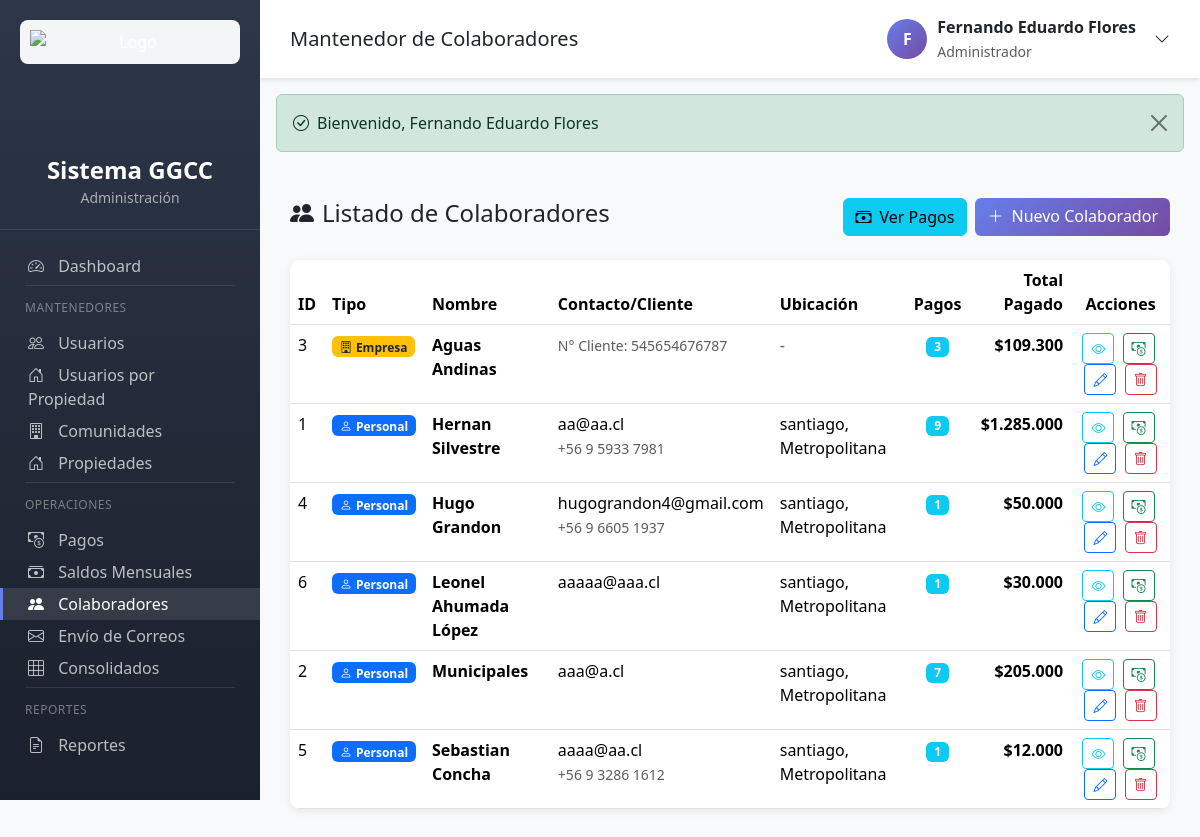
The app's page /colaboradores.php (signed in), older data.
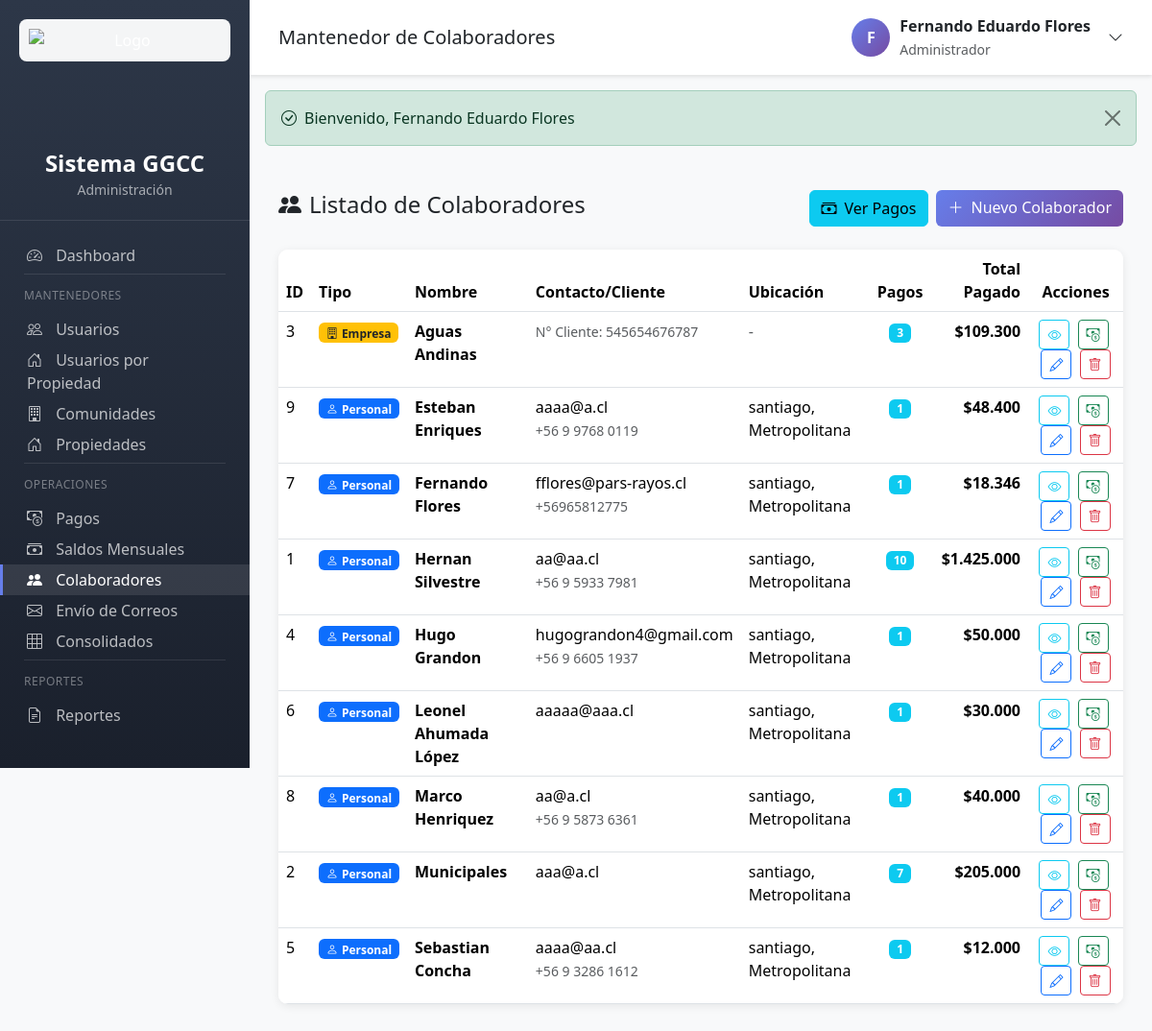
The same page, newer data.
### tables this page shows
CREATE TABLE `colaboradores` (
  `id` int(11) NOT NULL AUTO_INCREMENT,
  `tipo_colaborador` enum('personal','empresa') DEFAULT 'personal',
  `nombre` varchar(100) NOT NULL,
  `email` varchar(100) NOT NULL,
  `whatsapp` varchar(20) DEFAULT NULL,
  `direccion` text NOT NULL,
  `region` varchar(100) NOT NULL,
  `comuna` varchar(100) NOT NULL,
  `activo` tinyint(1) DEFAULT 1,
  `created_at` timestamp NOT NULL DEFAULT current_timestamp(),
  `updated_at` timestamp NOT NULL DEFAULT current_timestamp() ON UPDATE current_timestamp(),
  `banco` varchar(100) DEFAULT NULL,
  `tipo_cuenta` enum('corriente','vista') DEFAULT NULL,
  `numero_cuenta` varchar(50) DEFAULT NULL,
  `numero_cliente` varchar(50) DEFAULT NULL,
  PRIMARY KEY (`id`),
  KEY `idx_nombre` (`nombre`),
  KEY `idx_activo` (`activo`),
  KEY `idx_comuna` (`comuna`)
);

### app/controllers/ColaboradoresController.php (called while the page is built, shortened)
<?php
class ColaboradoresController {
    private Colaborador $colaboradorModel;
    public function __construct() {
        $this->colaboradorModel = new Colaborador();
    }
    public function index(): void {
        $pagination = getPaginationParams(20);
        $colaboradores = $this->colaboradorModel->getAllWithPagosCountPaginated($pagination['offset'], $pagination['perPage']);
        require_once VIEWS_PATH . '/colaboradores/index.php';
    }
}

### config/config.php (called while the page is built, shortened)
<?php
spl_autoload_register(function ($class) {
    $paths = [
        APP_PATH . '/controllers/',
        APP_PATH . '/models/',
        APP_PATH . '/helpers/'
    ];
    foreach ($paths as $path) {
        $file = $path . $class . '.php';
        if (file_exists($file)) {
            return;
        }
    }
});
function e(string $text): string {
    return htmlspecialchars($text, ENT_QUOTES, 'UTF-8');
}
function formatMoney(float $amount): string {
    return '$' . number_format($amount, 0, ',', '.');
}
require_once APP_PATH . '/helpers/PaginationHelper.php';

### config/database.php (called while the page is built, shortened)
<?php
class Database {
    private static ?PDO $instance = null;
    public static function getConnection(): PDO {
        if (self::$instance === null) {
            try {
                $dsn = "mysql:host=" . DB_HOST . ";dbname=" . DB_NAME . ";charset=" . DB_CHARSET;
                $options = [
                    PDO::ATTR_ERRMODE => PDO::ERRMODE_EXCEPTION,
                    PDO::ATTR_DEFAULT_FETCH_MODE => PDO::FETCH_ASSOC,
                    PDO::ATTR_EMULATE_PREPARES => false,
                    PDO::MYSQL_ATTR_INIT_COMMAND => "SET NAMES " . DB_CHARSET . " COLLATE utf8mb4_unicode_ci"
                ];
                self::$instance = new PDO($dsn, DB_USER, DB_PASS, $options);
            } catch (PDOException $e) {
                throw new Exception("Error de conexión a la base de datos: " . $e->getMessage());
            }
        }
        return self::$instance;
    }
}
function getDB(): PDO {
    return Database::getConnection();
}

### app/helpers/PaginationHelper.php (called while the page is built, shortened)
<?php
class PaginationHelper {
    public static function getParams(int $defaultPerPage = 20): array {
        $page = isset($_GET['page']) ? (int) $_GET['page'] : 1;
        $perPage = isset($_GET['per_page']) ? (int) $_GET['per_page'] : $defaultPerPage;
        $offset = ($page - 1) * $perPage;
        return [
            'page' => $page,
            'perPage' => $perPage,
            'offset' => $offset
        ];
    }
}
function getPaginationParams(int $defaultPerPage = 20): array {
    return PaginationHelper::getParams($defaultPerPage);
}

### app/models/Model.php (called while the page is built, shortened)
<?php
abstract class Model {
    public function __construct() {
        $this->db = getDB();
    }
}

### app/models/Colaborador.php (called while the page is built, shortened)
<?php
require_once __DIR__ . '/Model.php';
class Colaborador extends Model {
    protected string $table = 'colaboradores';
    public function getAllWithPagosCountPaginated(int $offset, int $limit): array {
        $sql = "SELECT c.*,
                       COUNT(pc.id) as total_pagos,
                       COALESCE(SUM(pc.monto), 0) as total_pagado
                FROM {$this->table} c
                LEFT JOIN pagos_colaboradores pc ON c.id = pc.colaborador_id
                WHERE c.activo = 1
                GROUP BY c.id
                ORDER BY c.nombre ASC
                LIMIT :limit OFFSET :offset";
        $stmt = $this->db->prepare($sql);
        $stmt->bindValue(':limit', $limit, PDO::PARAM_INT);
        $stmt->bindValue(':offset', $offset, PDO::PARAM_INT);
        $stmt->execute();
        return $stmt->fetchAll();
    }
}

### app/views/colaboradores/index.php (the view, shortened to what the changed rows need)
<?php
require_once __DIR__ . '/../partials/header.php';
?>
<div class="table-container">
    <div class="table-body">
        <table class="table table-hover mb-0">
            <thead>
                <tr>
                    <th>ID</th>
                    <th>Tipo</th>
                    <th>Nombre</th>
                    <th>Contacto/Cliente</th>
                    <th>Ubicación</th>
                    <th class="text-center">Pagos</th>
                    <th class="text-end">Total Pagado</th>
                    <th class="text-center">Acciones</th>
                </tr>
            </thead>
            <tbody>
                <?php if (empty($colaboradores)): ?>
                    <tr>
                        <td colspan="8" class="text-center text-muted py-5">
                            <i class="bi bi-people display-4 d-block mb-3"></i>
                            No hay colaboradores registrados
                        </td>
                    </tr>
                <?php else: ?>
                    <?php foreach ($colaboradores as $colaborador):
                        $isEmpresa = ($colaborador['tipo_colaborador'] ?? 'personal') === 'empresa';
                        $tipoBadge = $isEmpresa ? 'bg-warning text-dark' : 'bg-primary';
                        $tipoIcon = $isEmpresa ? 'building' : 'person';
                        $tipoLabel = $isEmpresa ? 'Empresa' : 'Personal';
                    ?>
                        <tr>
                            <td><?= $colaborador['id'] ?></td>
                            <td>
                                <span class="badge <?= $tipoBadge ?>">
                                    <i class="bi bi-<?= $tipoIcon ?> me-1"></i><?= $tipoLabel ?>
                                </span>
                            </td>
                            <td>
                                <strong><?= e($colaborador['nombre']) ?></strong>
                            </td>
                            <td>
                                <?php if ($isEmpresa): ?>
                                    <small class="text-muted">N° Cliente: <?= e($colaborador['numero_cliente'] ?? 'N/A') ?></small>
                                <?php else: ?>
                                    <?= e($colaborador['email']) ?><br>
                                    <small class="text-muted"><?= e($colaborador['whatsapp']) ?></small>
                                <?php endif; ?>
                            </td>
                            <td>
                                <?php if ($isEmpresa): ?>
                                    <span class="text-muted">-</span>
                                <?php else: ?>
                                    <?= e($colaborador['comuna']) ?>, <?= e($colaborador['region']) ?>
                                <?php endif; ?>
                            </td>
                            <td class="text-center">
                                <span class="badge bg-info"><?= $colaborador['total_pagos'] ?></span>
                            </td>
                            <td class="text-end fw-bold">
                                <?= formatMoney((float)$colaborador['total_pagado']) ?>
                            </td>
                            <td class="text-center">
                                <a href="colaboradores.php?action=show&id=<?= $colaborador['id'] ?>"
                                   class="btn btn-sm btn-outline-info me-1" title="Ver Detalle">
                                    <i class="bi bi-eye"></i>
                                </a>
                                <a href="colaboradores.php?action=createPago&colaborador_id=<?= $colaborador['id'] ?>"
                                   class="btn btn-sm btn-outline-success me-1" title="Registrar Pago">
                                    <i class="bi bi-cash-coin"></i>
                                </a>
                                <a href="colaboradores.php?action=edit&id=<?= $colaborador['id'] ?>"
                                   class="btn btn-sm btn-outline-primary me-1" title="Editar">
                                    <i class="bi bi-pencil"></i>
                                </a>
                                <a href="colaboradores.php?action=delete&id=<?= $colaborador['id'] ?>"
                                   class="btn btn-sm btn-outline-danger"
                                   title="Eliminar"
                                   onclick="return confirm('¿Está seguro de eliminar este colaborador?')">
                                    <i class="bi bi-trash"></i>
                                </a>
                            </td>
                        </tr>
                    <?php endforeach; ?>
                <?php endif; ?>
            </tbody>
        </table>
    </div>
</div>
<?php require_once __DIR__ . '/../partials/footer.php'; ?>

Row changes from the older to the newer data that the page shows:
added colaboradores: id "9", tipo_colaborador "Personal", nombre "Esteban Enriques", email "aaaa@a.cl", whatsapp "+56 9 9768 0119", comuna "santiago", region "Metropolitana", total_pagos "1", total_pagado "$48.400"
added colaboradores: id "7", tipo_colaborador "Personal", nombre "Fernando Flores", email "fflores@pars-rayos.cl", whatsapp "+56965812775", comuna "santiago", region "Metropolitana", total_pagos "1", total_pagado "$18.346"
computed for colaboradores "Hernan Silvestre": total_pagos "9" → "10"; total_pagado "$1.285.000" → "$1.425.000"
added colaboradores: id "8", tipo_colaborador "Personal", nombre "Marco Henriquez", email "aa@a.cl", whatsapp "+56 9 5873 6361", comuna "santiago", region "Metropolitana", total_pagos "1", total_pagado "$40.000"
